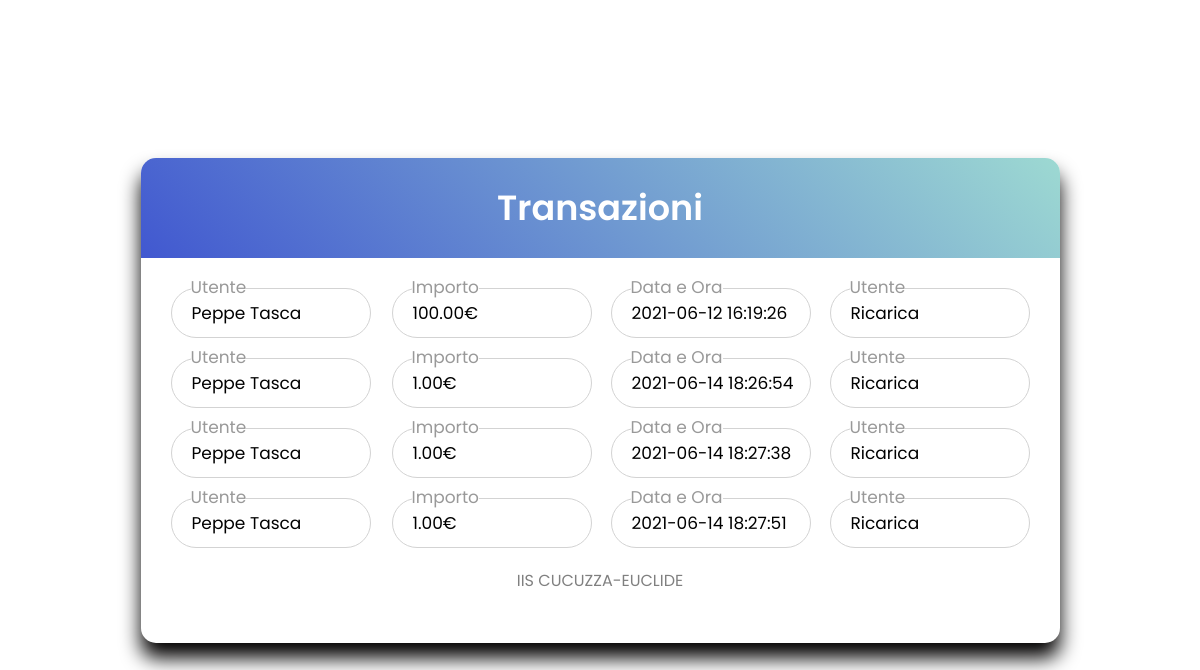
/PHP_FILES/visualizza_transazioni_utente.php (signed in), run on the app's committed database.
### tables this page shows
CREATE TABLE `borsellino_transazione` (
  `tipologia` int(1) NOT NULL,
  `data_ora` timestamp NULL DEFAULT CURRENT_TIMESTAMP ON UPDATE CURRENT_TIMESTAMP,
  `importo` decimal(11,2) NOT NULL,
  `utente` int(11) NOT NULL,
  `operatore` int(11) NOT NULL,
  `prod` int(11) DEFAULT NULL,
  `id_transazione` int(11) NOT NULL
);

CREATE TABLE `borsellino_prodotto` (
  `prodotto` varchar(255) NOT NULL,
  `prezzo` decimal(11,2) NOT NULL,
  `disponibile` int(1) NOT NULL,
  `id_prodotto` int(11) NOT NULL
);

CREATE TABLE `borsellino_utenti` (
  `nome` varchar(255) NOT NULL,
  `cognome` varchar(255) NOT NULL,
  `data_nascita` date NOT NULL,
  `telefono` varchar(255) NOT NULL,
  `email` varchar(255) NOT NULL,
  `livello` int(11) NOT NULL,
  `classe` varchar(255) DEFAULT NULL,
  `foto` varchar(255) NOT NULL,
  `password` varchar(255) NOT NULL,
  `id_utente` int(11) NOT NULL
);

### PHP_FILES/visualizza_transazioni_utente.php (the view, shortened to what this page needs)
<?php
require ("connessione.php");
$link = mysqli_connect($host, $user, $pass, $db);
$query = "SELECT borsellino_transazione.importo, borsellino_utenti.nome, borsellino_utenti.cognome, borsellino_utenti.cognome, borsellino_transazione.data_ora, borsellino_prodotto.prodotto FROM `borsellino_transazione`
INNER JOIN borsellino_utenti ON borsellino_utenti.id_utente = borsellino_transazione.utente
INNER JOIN borsellino_prodotto ON borsellino_prodotto.id_prodotto = borsellino_transazione.prod
WHERE borsellino_utenti.id_utente =". $_SESSION['id'];
$result = mysqli_query($link, $query);
if (mysqli_num_rows($result)!=0)
{
 echo" <html lang='en' dir='ltr'>
  <head>
    <meta charset='utf-8'>
    <link rel='stylesheet' href='styles.css'>
        <div class='wrapper' style='width: 919px'>
    <title> BAR - Transazioni  </title>
  </head>
  <body>
  <div class='title'> Transazioni </div>
    <form>";
     while($row = mysqli_fetch_assoc($result))
  {
              echo "
               <div class='field' style='width: 200px; float: right; margin-left: 19px;'>
        <input type='text' value='" .$row["prodotto"]."' readonly>
          <a><label style='transform: translateY(-150%); background-color : white' >Utente</label></a>
        </div>
              <div class='field' style='width: 200px; float: right; margin-left: 19px;'>
        <input type='text' value='" .$row["data_ora"]."' readonly>
        <a><label style='transform: translateY(-150%); background-color : white' >Data e Ora</label></a>
        </div>
        <div class='field' style='width: 200px; float: right'>
        <input type='text' value='".($row["importo"])."\xE2\x82\xAc' readonly style='border-color :'>
        <a><label style='transform: translateY(-150%); background-color : white' >Importo</label></a>
        </div>
        <div class='field' style='width: 200px; float: '>
        <input type='text' value='" .$row["nome"]." ".$row["cognome"]."' readonly>
          <a><label style='transform: translateY(-150%); background-color : white' >Utente</label></a>
        </div>
";
  }
  echo"
<div class='signup-link'>
<a href='https://www.iiscucuzzaeuclide.edu.it/'> <p style='color:grey'> IIS CUCUZZA-EUCLIDE </p> </a>
</div>
<div>
</form>
</body>
</html>";
}
?>

### PHP_FILES/styles.css (style rules this page uses)
* { margin: 0; padding: 0; box-sizing: border-box; font-family: 'Poppins', sans-serif; }
html,body { display: grid; height: 100%; width: 100%; place-items: center; background: #fff; }
.wrapper { width: 380px; background: #ffff; border-radius: 15px; box-shadow: 0px 15px 20px rgba(2,1,1,1.1); }
.wrapper .title { font-size: 35px; font-weight: 600; text-align: center; line-height: 100px; color: #ffff; user-select: none; border-radius: 15px 15px 0 0; background: linear-gradient(-135deg, #9DD9D2, #4158d0); }
.wrapper form { padding: 10px 30px 50px 30px; }
.wrapper form .field { height: 50px; width: 100%; margin-top: 20px; position: relative; }
.wrapper form .field input { height: 100%; width: 100%; outline: none; font-size: 17px; padding-left: 20px; border: 1px solid lightgrey; border-radius: 25px; transition: all 0.3s ease; }
.wrapper form .field label { position: absolute; top: 50%; left: 20px; color: #999999; font-weight: 400; font-size: 17px; pointer-events: none; transform: translateY(-50%); }
form .signup-link { color: #262626; margin-top: 20px; text-align: center; }
form .pass-link a, form .signup-link a { color: #4158d0; text-decoration: none; }

### data on the page
borsellino_transazione: prodotto "Ricarica", data_ora "2021-06-12 16:19:26", importo "100.00€", cognome "Peppe Tasca"
borsellino_transazione: prodotto "Ricarica", data_ora "2021-06-14 18:26:54", importo "1.00€", cognome "Peppe Tasca"
borsellino_transazione: prodotto "Ricarica", data_ora "2021-06-14 18:27:38", importo "1.00€", cognome "Peppe Tasca"
borsellino_transazione: prodotto "Ricarica", data_ora "2021-06-14 18:27:51", importo "1.00€", cognome "Peppe Tasca"
